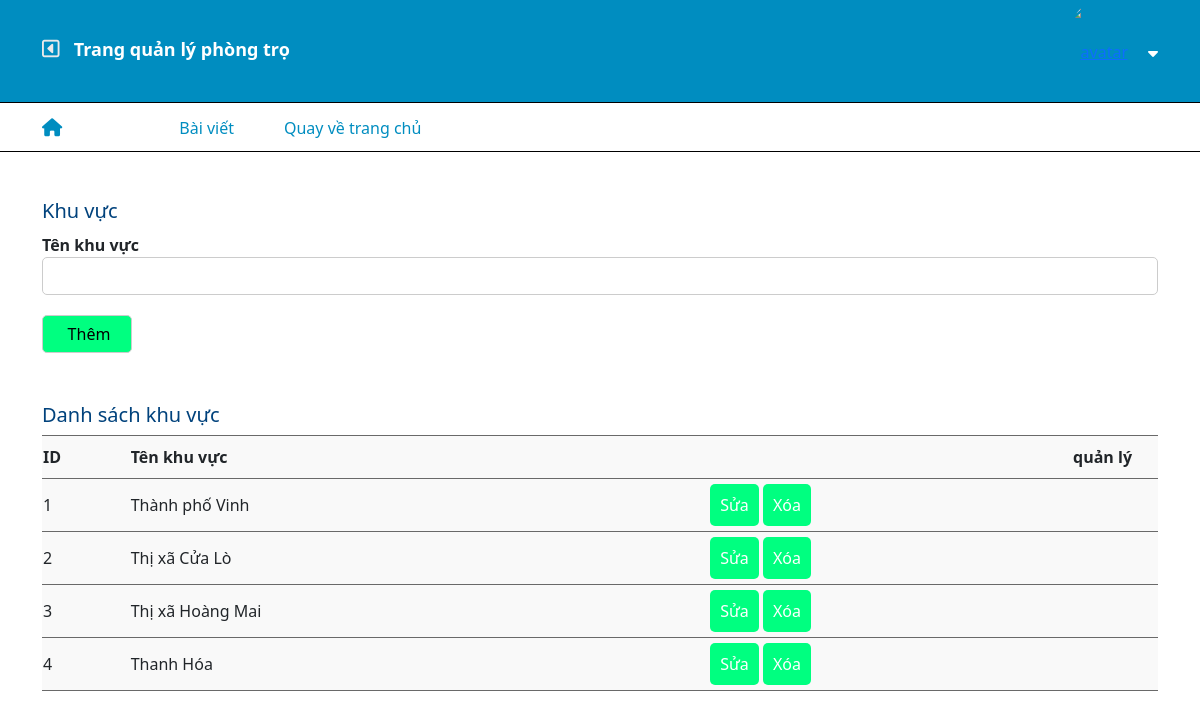
/admin/district.php, run on the app's committed database.
### tables this page shows
CREATE TABLE `districts` (
  `id` int(10) NOT NULL,
  `name` varchar(250) NOT NULL
);

### admin/district.php (the view, shortened to what this page needs)
<?php
 include "../include/connect.php";
 $district = mysqli_query($conn, "SELECT * FROM  districts");
?>
<!DOCTYPE html>
<html lang="en">
<head>
    <link
      href="https://cdn.jsdelivr.net/npm/bootstrap@5.1.3/dist/css/bootstrap.min.css"
      rel="stylesheet"
    />
    <link rel="stylesheet" href="../libs/fontawesome/css/all.min.css" />
    <link rel="stylesheet" href="./style/style.css">
</head>
<body>
    <div class="footer_admin">
        <?php include "./include/header.php" ?>
            <div class="container">
            <?php if(!isset($_REQUEST['id'])){?>
                <div class="add-district">
                    <form action="" method="post">
                        <h5>Khu vực</h5>
                        <p>Tên khu vực</p>
                        <input type="text" name="district-name">
                        <input type="submit" value="Thêm" name="themmoi" class="btn-add">
                    </form>
                </div>
                <?php } ?>
                <div class="district">
                    <form action="#">
                        <h5>Danh sách khu vực</h5>
                        <table class="show-district">
                            <thead>
                            <tr class="title">
                                <td>ID</td>
                                <td>Tên khu vực</td>
                                <td class="change-row change-row-manager">quản lý</td>
                            </tr>
                            </thead>
                            <tbody>
                            <?php foreach ($district as $key => $value) { ?>
                                <tr>
                                <td><?php echo $key + 1 ?> </td>
                                <td><?php echo $value['name'] ?></td>
                                <td>
                                    <a href="./district.php?id=<?php echo $value['id']?>" class=" btn-add btn-change">Sửa</a>
                                    <a href="./district.php?del=<?php echo $value['id']?>" class="btn-add btn-delete" onclick="return confirm('Bạn chắc chắn muốn xóa?');" >Xóa</a>
                                </td>
                            </tr>
                                <?php } ?>
                            </tbody>
                        </table>
                    </form>
                </div>
            </div>
        </div>
    </div>
</body>
</html>

### admin/style/style.css (style rules this page uses)
.list_manager a { text-decoration: none; color: #008dc0; line-height: 50px; font-weight: 500; }
table { background-color: #f9f9f9; }
table tr { height: 40px; border-bottom: 1px solid #696969; border-top: 1px solid #696969; }
td { line-height: 40px; }
.show-category, .show-user, .show-district, .show-post { width: 100%; }
.btn-change { border: none; border-radius: 5px; background-color: chocolate; color: #ffffff !important; font-weight: 400; padding: 10px; }
.btn-delete { background-color: crimson; color: #ffffff !important; padding: 10px; }
.title { font-weight: bold; }
.add-category input, .change-category input, .add-user input, .change-user input, .add-district input, .change-district input, .add-post input, .change-post input, .add-post textarea { width: 100%; border: 1px solid #ccc; border-radius: 5px; padding: 6px 6px 6px 10px; outline-color: #00ff80; }
.btn-add { border: none; border-radius: 5px; background-color: rgb(0, 255, 128); color: #000; font-weight: 500; margin-top: 20px; padding: 10px; width: 90px !important; }
.add-district h5, .change-district h5 { margin-top: 30px; font-size: 20px; color: rgb(1, 66, 124); }
.category h5, .user h5, .district h5, .post h5 { margin-top: 50px; font-size: 20px; color: rgb(1, 66, 124); }
.add-district p, .change-district p { font-weight: 600; margin: 0; margin-top: 10px; }
.change-row { float: right; }
.change-row-manager { margin-right: 25px; }

### data on the page
districts: name "Thành phố Vinh"
districts: name "Thị xã Cửa Lò"
districts: name "Thị xã Hoàng Mai"
districts: name "Thanh Hóa"
